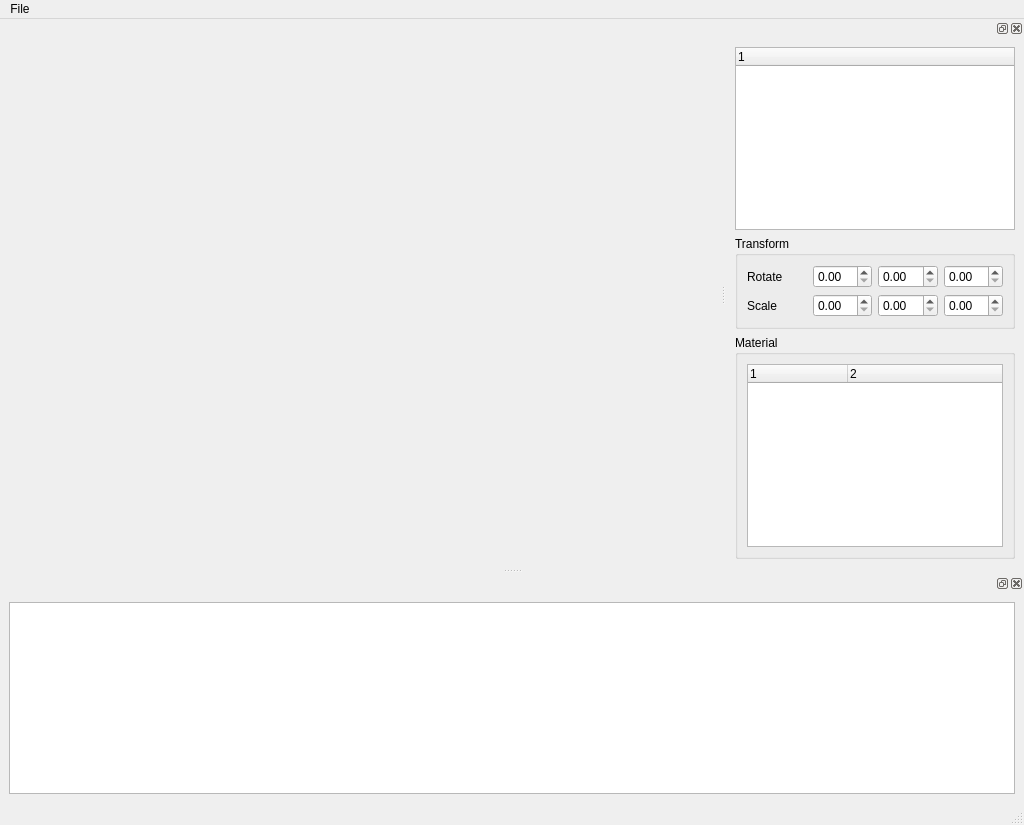
<?xml version="1.0" encoding="UTF-8"?>
<ui version="4.0">
 <class>MainWindow</class>
 <widget class="QMainWindow" name="MainWindow">
  <property name="geometry">
   <rect>
    <x>0</x>
    <y>0</y>
    <width>1024</width>
    <height>825</height>
   </rect>
  </property>
  <property name="windowTitle">
   <string>MainWindow</string>
  </property>
  <widget class="QWidget" name="centralwidget">
   <layout class="QVBoxLayout" name="verticalLayout">
    <item>
     <widget class="QOgreWidget" name="ogrewidget" native="true"/>
    </item>
   </layout>
  </widget>
  <widget class="QMenuBar" name="menubar">
   <property name="geometry">
    <rect>
     <x>0</x>
     <y>0</y>
     <width>1024</width>
     <height>21</height>
    </rect>
   </property>
   <widget class="QMenu" name="menuFile">
    <property name="title">
     <string>File</string>
    </property>
    <addaction name="actionOpen"/>
    <addaction name="actionSave"/>
    <addaction name="actionSave_as"/>
    <addaction name="actionImport"/>
   </widget>
   <addaction name="menuFile"/>
  </widget>
  <widget class="QStatusBar" name="statusbar"/>
  <widget class="QDockWidget" name="dockWidget">
   <attribute name="dockWidgetArea">
    <number>8</number>
   </attribute>
   <widget class="QWidget" name="dockWidgetContents">
    <layout class="QVBoxLayout" name="verticalLayout_2">
     <item>
      <widget class="QListWidget" name="logList"/>
     </item>
    </layout>
   </widget>
  </widget>
  <widget class="QDockWidget" name="propertyDock">
   <attribute name="dockWidgetArea">
    <number>2</number>
   </attribute>
   <widget class="QWidget" name="dockWidgetContents_2">
    <layout class="QVBoxLayout" name="verticalLayout_3">
     <item>
      <widget class="QTreeWidget" name="propertyTree">
       <column>
        <property name="text">
         <string notr="true">1</string>
        </property>
       </column>
      </widget>
     </item>
     <item>
      <widget class="QGroupBox" name="groupBox">
       <property name="title">
        <string>Transform</string>
       </property>
       <layout class="QVBoxLayout" name="verticalLayout_4">
        <item>
         <layout class="QHBoxLayout" name="horizontalLayout_2">
          <item>
           <widget class="QLabel" name="label_2">
            <property name="text">
             <string>Rotate</string>
            </property>
           </widget>
          </item>
          <item>
           <widget class="QDoubleSpinBox" name="rx"/>
          </item>
          <item>
           <widget class="QDoubleSpinBox" name="ry"/>
          </item>
          <item>
           <widget class="QDoubleSpinBox" name="rz"/>
          </item>
         </layout>
        </item>
        <item>
         <layout class="QHBoxLayout" name="horizontalLayout">
          <item>
           <widget class="QLabel" name="label">
            <property name="text">
             <string>Scale</string>
            </property>
           </widget>
          </item>
          <item>
           <widget class="QDoubleSpinBox" name="sx"/>
          </item>
          <item>
           <widget class="QDoubleSpinBox" name="sy"/>
          </item>
          <item>
           <widget class="QDoubleSpinBox" name="sz"/>
          </item>
         </layout>
        </item>
       </layout>
      </widget>
     </item>
     <item>
      <widget class="QGroupBox" name="groupBox_2">
       <property name="title">
        <string>Material</string>
       </property>
       <layout class="QVBoxLayout" name="verticalLayout_5">
        <item>
         <widget class="QTreeWidget" name="materialTree">
          <column>
           <property name="text">
            <string>1</string>
           </property>
          </column>
          <column>
           <property name="text">
            <string>2</string>
           </property>
          </column>
         </widget>
        </item>
       </layout>
      </widget>
     </item>
    </layout>
   </widget>
  </widget>
  <action name="actionOpen">
   <property name="text">
    <string>Open</string>
   </property>
  </action>
  <action name="actionSave">
   <property name="text">
    <string>Save</string>
   </property>
  </action>
  <action name="actionSave_as">
   <property name="text">
    <string>Save as...</string>
   </property>
  </action>
  <action name="actionImport">
   <property name="text">
    <string>Import</string>
   </property>
  </action>
  <zorder>dockWidget</zorder>
  <zorder>propertyDock</zorder>
 </widget>
 <customwidgets>
  <customwidget>
   <class>QOgreWidget</class>
   <extends>QWidget</extends>
   <header>qogrewidget.h</header>
   <container>1</container>
  </customwidget>
 </customwidgets>
 <resources/>
 <connections/>
</ui>
